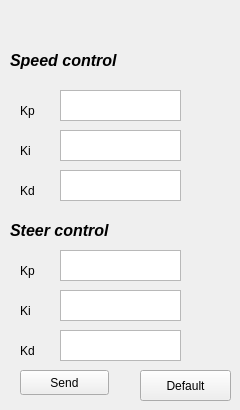
    <widget class="QWidget" name="Setting_tab">
     <attribute name="title">
      <string>Setting</string>
     </attribute>
     <widget class="QLabel" name="label_2">
      <property name="geometry">
       <rect>
        <x>20</x>
        <y>100</y>
        <width>51</width>
        <height>21</height>
       </rect>
      </property>
      <property name="text">
       <string>Kp</string>
      </property>
     </widget>
     <widget class="QLabel" name="label_3">
      <property name="geometry">
       <rect>
        <x>20</x>
        <y>140</y>
        <width>51</width>
        <height>21</height>
       </rect>
      </property>
      <property name="text">
       <string>Ki</string>
      </property>
     </widget>
     <widget class="QLabel" name="label_4">
      <property name="geometry">
       <rect>
        <x>20</x>
        <y>180</y>
        <width>51</width>
        <height>21</height>
       </rect>
      </property>
      <property name="text">
       <string>Kd</string>
      </property>
     </widget>
     <widget class="QLabel" name="label_5">
      <property name="geometry">
       <rect>
        <x>20</x>
        <y>260</y>
        <width>51</width>
        <height>21</height>
       </rect>
      </property>
      <property name="text">
       <string>Kp</string>
      </property>
     </widget>
     <widget class="QLabel" name="label_6">
      <property name="geometry">
       <rect>
        <x>20</x>
        <y>300</y>
        <width>51</width>
        <height>21</height>
       </rect>
      </property>
      <property name="text">
       <string>Ki</string>
      </property>
     </widget>
     <widget class="QLabel" name="label_7">
      <property name="geometry">
       <rect>
        <x>20</x>
        <y>340</y>
        <width>51</width>
        <height>21</height>
       </rect>
      </property>
      <property name="text">
       <string>Kd</string>
      </property>
     </widget>
     <widget class="QLabel" name="label_8">
      <property name="geometry">
       <rect>
        <x>10</x>
        <y>50</y>
        <width>161</width>
        <height>21</height>
       </rect>
      </property>
      <property name="text">
       <string>&lt;html&gt;&lt;head/&gt;&lt;body&gt;&lt;p&gt;&lt;span style=&quot; font-size:12pt; font-weight:600; font-style:italic;&quot;&gt;Speed control&lt;/span&gt;&lt;/p&gt;&lt;/body&gt;&lt;/html&gt;</string>
      </property>
     </widget>
     <widget class="QLabel" name="label_9">
      <property name="geometry">
       <rect>
        <x>10</x>
        <y>220</y>
        <width>121</width>
        <height>21</height>
       </rect>
      </property>
      <property name="text">
       <string>&lt;html&gt;&lt;head/&gt;&lt;body&gt;&lt;p&gt;&lt;span style=&quot; font-size:12pt; font-weight:600; font-style:italic;&quot;&gt;Steer control&lt;/span&gt;&lt;/p&gt;&lt;/body&gt;&lt;/html&gt;</string>
      </property>
     </widget>
     <widget class="QTextEdit" name="textEdit">
      <property name="geometry">
       <rect>
        <x>60</x>
        <y>90</y>
        <width>121</width>
        <height>31</height>
       </rect>
      </property>
     </widget>
     <widget class="QTextEdit" name="textEdit_2">
      <property name="geometry">
       <rect>
        <x>60</x>
        <y>130</y>
        <width>121</width>
        <height>31</height>
       </rect>
      </property>
     </widget>
     <widget class="QTextEdit" name="textEdit_3">
      <property name="geometry">
       <rect>
        <x>60</x>
        <y>170</y>
        <width>121</width>
        <height>31</height>
       </rect>
      </property>
     </widget>
     <widget class="QTextEdit" name="textEdit_4">
      <property name="geometry">
       <rect>
        <x>60</x>
        <y>250</y>
        <width>121</width>
        <height>31</height>
       </rect>
      </property>
     </widget>
     <widget class="QTextEdit" name="textEdit_5">
      <property name="geometry">
       <rect>
        <x>60</x>
        <y>290</y>
        <width>121</width>
        <height>31</height>
       </rect>
      </property>
     </widget>
     <widget class="QTextEdit" name="textEdit_6">
      <property name="geometry">
       <rect>
        <x>60</x>
        <y>330</y>
        <width>121</width>
        <height>31</height>
       </rect>
      </property>
     </widget>
     <widget class="QPushButton" name="Send_tune_Button">
      <property name="geometry">
       <rect>
        <x>20</x>
        <y>370</y>
        <width>89</width>
        <height>25</height>
       </rect>
      </property>
      <property name="text">
       <string>Send</string>
      </property>
     </widget>
     <widget class="QPushButton" name="defaultSetting_Button">
      <property name="geometry">
       <rect>
        <x>140</x>
        <y>370</y>
        <width>91</width>
        <height>31</height>
       </rect>
      </property>
      <property name="text">
       <string>Default</string>
      </property>
     </widget>
    </widget>
